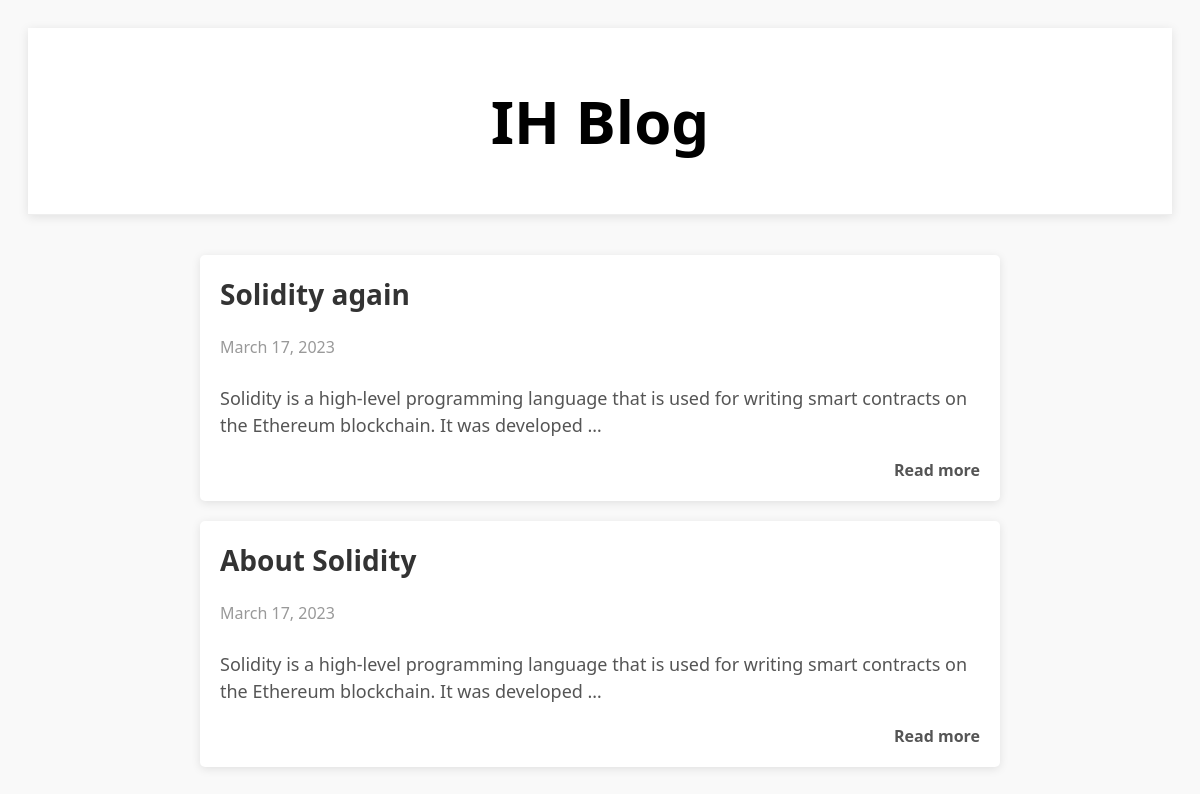
The page / on the database its author committed.
### posts/models.py (models this page shows)
class Post(models.Model):
    title = models.CharField(max_length=100)
    body = models.CharField(max_length=1000000)
    created_at = models.DateTimeField(default=datetime.now, blank=True)

### posts/views.py (the view)
# urls.py: path('', views.index, name='index'),
def index(request):
    posts = Post.objects.all()
    return render(request, 'index.html', {'posts': posts})

### templates/index.html (shortened to what this page needs)
<!DOCTYPE html>
<html>
<head>
</head>
<body>
<div class="header">
  <h2>IH Blog</h2>
</div>
<div class="container">
  <div class="leftcolumn">
    {% for post in posts reversed %}
    <div class="card">
      <a style="text-decoration: none; color: black;" href="/post/{{post.id}}">
        <h2>{{post.title}}</h2>
        <h5>{{post.created_at|date:"F d, Y"}}</h5>
        <p>{{post.body|truncatewords:20}}</p>
        <span class="read-more">Read more</span>
      </a>
    </div>
    {% endfor %}
  </div>
</div>
</body>
</html>

### templates/index.html (style rules this page uses)
* { box-sizing: border-box; }
body { font-family: 'Segoe UI', Tahoma, Geneva, Verdana, sans-serif; padding: 20px; background: #f9f9f9; }
.header { padding: 2px; font-size: 40px; text-align: center; background: #fff; border-bottom: 1px solid #eee; box-shadow: 0px 2px 10px rgba(0,0,0,0.1); margin-bottom: 20px; }
.container { max-width: 1200px; margin: 0 auto; display: flex; flex-wrap: wrap; justify-content: center; }
.leftcolumn { width: 100%; max-width: 800px; }
.card { background-color: #fff; padding: 20px; margin-top: 20px; box-shadow: 0px 2px 10px rgba(0,0,0,0.1); border-radius: 5px; transition: transform 0.3s ease-in-out; }
.card h2 { margin-top: 0; font-size: 28px; font-weight: 700; color: #333; }
.card h5 { margin-top: 10px; font-size: 16px; font-weight: 400; color: #999; }
.card p { margin-top: 10px; font-size: 18px; font-weight: 400; color: #555; line-height: 1.5; }
.read-more { display: block; margin-top: 20px; font-size: 16px; font-weight: 600; color: #555; text-align: right; }

### rows shown on the page
Post: title "Solidity again", created_at "March 17, 2023", body "Solidity is a high-level programming language that is used for writing smart contracts on the Ethereum blockchain. It was developed …"
Post: title "About Solidity", created_at "March 17, 2023", body "Solidity is a high-level programming language that is used for writing smart contracts on the Ethereum blockchain. It was developed …"
